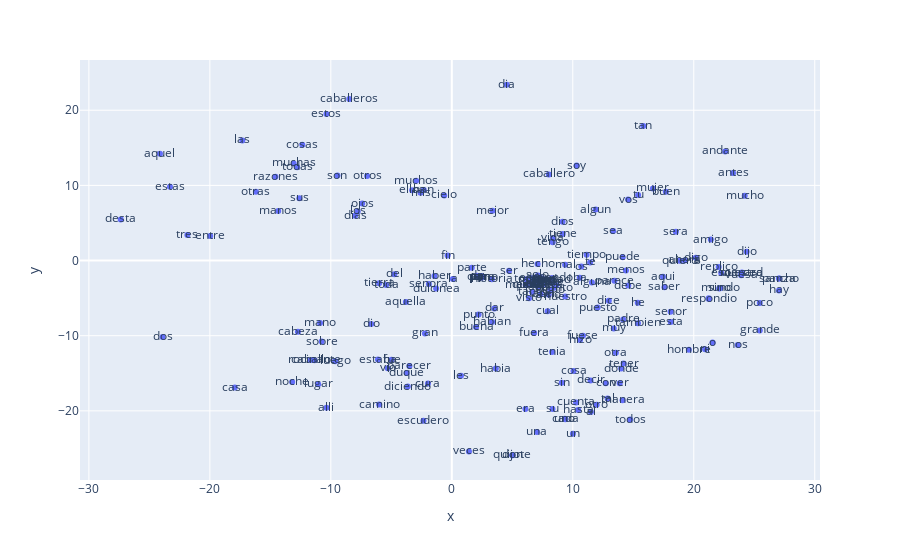

Source (notebook cell):
### Code cell
import plotly.express as px

x_vals, y_vals, labels = reduce_dimensions(w2v_model)

MAX_WORDS=200
fig = px.scatter(x=x_vals[:MAX_WORDS], y=y_vals[:MAX_WORDS], text=labels[:MAX_WORDS])
fig.show()

### Figure 1 — Plotly figure (JSON) as saved in the notebook; plotly's stock layout.template omitted (floating-point values rounded to 4 significant figures; data arrays with more than 128 entries replaced by an {"elided": "..."} marker saying what was removed)
{"data": [{"hovertemplate": "x=%{x}<br>y=%{y}<br>text=%{text}<extra></extra>", "legendgroup": "", "marker": {"color": "#636efa", "symbol": "circle"}, "mode": "markers+text", "name": "", "orientation": "v", "showlegend": false, "text": {"elided": "200 str values"}, "x": {"elided": "200 float values"}, "xaxis": "x", "y": {"elided": "200 float values"}, "yaxis": "y", "type": "scatter"}], "layout": {"xaxis": {"anchor": "y", "domain": [0.0, 1.0], "title": {"text": "x"}}, "yaxis": {"anchor": "x", "domain": [0.0, 1.0], "title": {"text": "y"}}, "legend": {"tracegroupgap": 0}, "margin": {"t": 60}}}
